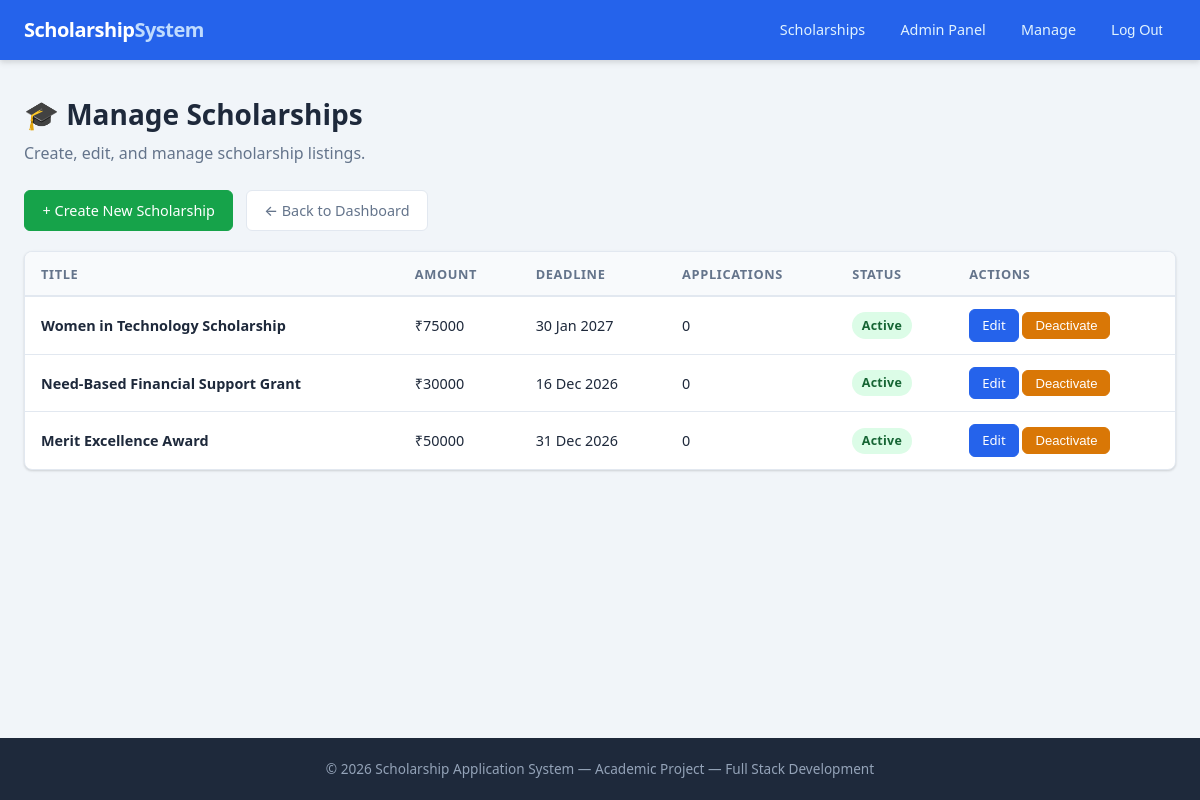
Page /admin-panel/scholarships/ (signed in) on the committed database.
### scholarships/models.py (models this page shows, shortened)
class Scholarship(models.Model):
    title       = models.CharField(max_length=200)
    description = models.TextField()
    eligibility = models.TextField(help_text='Describe who is eligible for this scholarship.')
    amount      = models.DecimalField(max_digits=10, decimal_places=2)
    deadline    = models.DateField()
    is_active   = models.BooleanField(default=True)
    created_by  = models.ForeignKey(User, on_delete=models.SET_NULL, null=True, related_name='scholarships_created')
    created_at  = models.DateTimeField(auto_now_add=True)
    updated_at  = models.DateTimeField(auto_now=True)
    class Meta:
        ordering = ['-created_at']

### accounts/views.py (the view)
    def wrapper(request, *args, **kwargs):
        if not request.user.is_authenticated:
            return redirect('accounts:login')
        if not request.user.is_staff:
            return render(request, '403.html', status=403)
        return view_func(request, *args, **kwargs)

### accounts/views.py (called while the page is built)
def admin_required(view_func):
    def wrapper(request, *args, **kwargs):
        if not request.user.is_authenticated:
            return redirect('accounts:login')
        if not request.user.is_staff:
            return render(request, '403.html', status=403)
        return view_func(request, *args, **kwargs)
    wrapper.__name__ = view_func.__name__
    return wrapper

### administrator/views.py (called while the page is built)
@admin_required
def manage_scholarships(request):
    scholarships = Scholarship.objects.all()
    return render(request, 'administrator/manage_scholarships.html', {'scholarships': scholarships})

### templates/administrator/manage_scholarships.html (shortened to what this page needs)
{% extends "base.html" %}
{% block content %}
<div class="page-header">
  <h1>🎓 Manage Scholarships</h1>
  <p>Create, edit, and manage scholarship listings.</p>
</div>
<div style="margin-bottom:1.25rem;">
  <a href="{% url 'administrator:create_scholarship' %}" class="btn btn-success">+ Create New Scholarship</a>
  <a href="{% url 'administrator:dashboard' %}" class="btn btn-secondary" style="margin-left:.5rem;">← Back to Dashboard</a>
</div>
<div class="card">
  <div class="card-body" style="padding:0;">
    {% if scholarships %}
    <div class="table-wrapper">
      <table>
        <thead>
          <tr>
            <th>Title</th>
            <th>Amount</th>
            <th>Deadline</th>
            <th>Applications</th>
            <th>Status</th>
            <th>Actions</th>
          </tr>
        </thead>
        <tbody>
          {% for s in scholarships %}
          <tr>
            <td><strong>{{ s.title }}</strong></td>
            <td>₹{{ s.amount|floatformat:0 }}</td>
            <td>{{ s.deadline|date:"d M Y" }}</td>
            <td>{{ s.applications.count }}</td>
            <td>
              {% if s.is_active %}
                <span class="badge badge-success">Active</span>
              {% else %}
                <span class="badge badge-secondary">Inactive</span>
              {% endif %}
            </td>
            <td>
              <a href="{% url 'administrator:edit_scholarship' pk=s.pk %}" class="btn btn-primary btn-sm">Edit</a>
              <form method="post" action="{% url 'administrator:toggle_scholarship' pk=s.pk %}" style="display:inline;">
                <button type="submit" class="btn btn-sm {% if s.is_active %}btn-warning{% else %}btn-success{% endif %}"
                        data-confirm="{% if s.is_active %}Deactivate this scholarship?{% else %}Activate this scholarship?{% endif %}">
                  {% if s.is_active %}Deactivate{% else %}Activate{% endif %}
                </button>
              </form>
            </td>
          </tr>
          {% endfor %}
        </tbody>
      </table>
    </div>
    {% endif %}
  </div>
</div>
{% endblock %}

### static/css/main.css (style rules this page uses)
*, *::before, *::after { box-sizing: border-box; margin: 0; padding: 0; }
:root { --primary: #2563eb; --primary-dark: #1d4ed8; --secondary: #64748b; --success: #16a34a; --warning: #d97706; --danger: #dc2626; --info: #0891b2; --light: #f8fafc; --dark: #1e293b; --border: #e2e8f0; --radius: 8px; --shadow: 0 1px 3px rgba(0,0,0,.1), 0 1px 2px rgba(0,0,0,.06); --shadow-md: 0 4px 6px rgba(0,0,0,.07), 0 2px 4px rgba(0,0,0,.06); --font: 'Segoe UI', system-ui, -apple-system, sans-serif; }
body { font-family: var(--font); background: #f1f5f9; color: var(--dark); line-height: 1.6; min-height: 100vh; display: flex; flex-direction: column; }
.page-header { margin-bottom: 1.5rem; }
.page-header h1 { font-size: 1.75rem; font-weight: 700; color: var(--dark); }
.page-header p { color: var(--secondary); margin-top: .25rem; }
.card { background: #fff; border: 1px solid var(--border); border-radius: var(--radius); box-shadow: var(--shadow); overflow: hidden; }
.card-body { padding: 1.25rem; }
.btn { display: inline-flex; align-items: center; gap: .4rem; padding: .5rem 1.1rem; border-radius: 6px; font-size: .9rem; font-weight: 500; border: 1px solid transparent; cursor: pointer; text-decoration: none; transition: all .15s; white-space: nowrap; }
.btn-primary { background: var(--primary); color: #fff; border-color: var(--primary); }
.btn-success { background: var(--success); color: #fff; border-color: var(--success); }
.btn-warning { background: var(--warning); color: #fff; border-color: var(--warning); }
.btn-secondary { background: #fff; color: var(--secondary); border-color: var(--border); }
.btn-sm { padding: .3rem .75rem; font-size: .82rem; }
.badge { display: inline-flex; align-items: center; padding: .2rem .6rem; border-radius: 999px; font-size: .78rem; font-weight: 600; text-transform: capitalize; letter-spacing: .02em; }
.badge-success { background: #dcfce7; color: #166534; }
.table-wrapper { overflow-x: auto; }
table { width: 100%; border-collapse: collapse; font-size: .9rem; }
thead th { background: var(--light); padding: .7rem 1rem; text-align: left; font-size: .8rem; text-transform: uppercase; letter-spacing: .05em; color: var(--secondary); border-bottom: 2px solid var(--border); white-space: nowrap; }
tbody td { padding: .75rem 1rem; border-bottom: 1px solid var(--border); vertical-align: middle; }
tbody tr:last-child td { border-bottom: none; }

### rows in the picture
Scholarship: title "Women in Technology Scholarship", amount "75000", deadline "30 Jan 2027", applications.count "0", is_active "Active"
Scholarship: title "Need-Based Financial Support Grant", amount "30000", deadline "16 Dec 2026", applications.count "0", is_active "Active"
Scholarship: title "Merit Excellence Award", amount "50000", deadline "31 Dec 2026", applications.count "0", is_active "Active"
